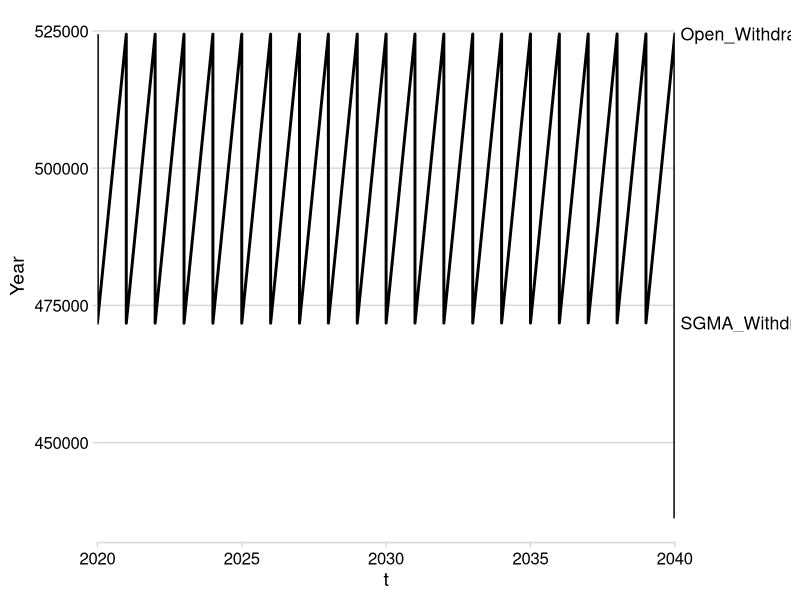

R code for this plot:
## ---- chunk 1
knitr::opts_chunk$set(echo = TRUE)
## ---- chunk 2
library(tidyverse)
library(cowplot)
## ---- chunk 3
SGMA_Model <- read_csv(file.path("Data", "SGMA_Model.csv"))
Open_Access <- read_csv(file.path("Data", "OpenAccess.csv"))
SGMA_2060 <- read_csv(file.path("Data", "SGMA_2060.csv"))
SGMA_2080 <- read_csv(file.path("Data", "SGMA2080.csv"))
SGMA_2100 <- read_csv(file.path("Data", "SGMA2100.csv"))
Artifical_Recharge <- read_csv(file.path("Data", "Artificial_Recharge.csv"))
Recharge_Linear_Decline <- read_csv(file.path("Data", "Recharge_Linear_Decline.csv"))
## ---- chunk 4
library(cowplot)


SGMA_Model <- SGMA_Model %>% 
  rename(SGMA_Withdrawl = Withdrawals) 
  
Open_Access <- Open_Access %>% 
  rename(Open_Withdrawl = Withdrawals) 

merged_withdrawls <- left_join(SGMA_Model, Open_Access, by =c('t')) %>% 
  gather(key = 'Withdrawl_Type', value = 'Withdrawl', Open_Withdrawl, SGMA_Withdrawl)

direct_labels <-  merged_withdrawls %>% 
  group_by(Withdrawl_Type) %>%
  summarize(y = max(Withdrawl))

line_plot <- merged_withdrawls %>%
  ggplot(aes(t, Withdrawl)) +
  geom_line(size = 1) +
  theme_minimal_hgrid() +
  theme(legend.position = "none") +
  scale_color_manual(values = c('darkgreen','deepskyblue1')) +
  scale_x_continuous(expand = c(0,0)) +
  labs(y = "Year")


  
  
direct_labels_axis <- axis_canvas(line_plot, axis = "y") +
  geom_text(
 data = direct_labels,
 aes(y = y, label = Withdrawl_Type),
 x = .05,
 size = 4.5,
 hjust = 0
  )


p_direct_labels <-  insert_yaxis_grob(line_plot, direct_labels_axis)

ggdraw(p_direct_labels)
